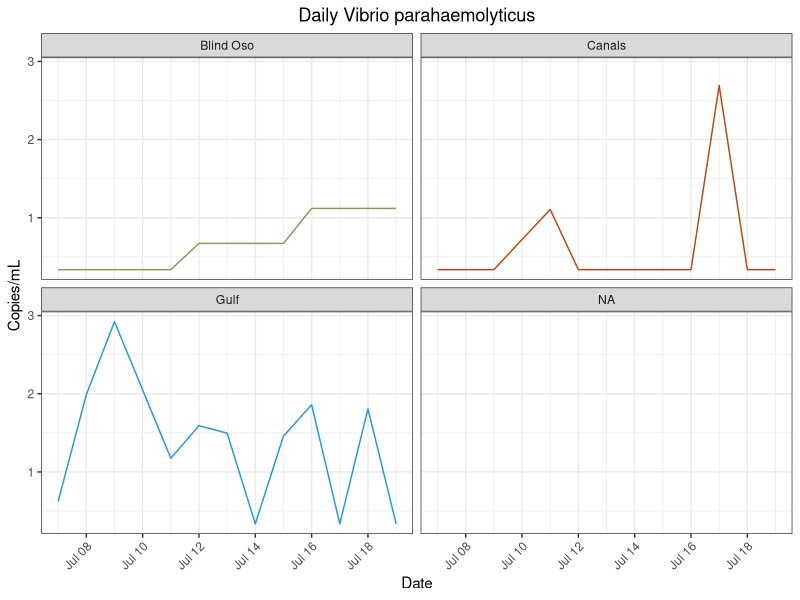
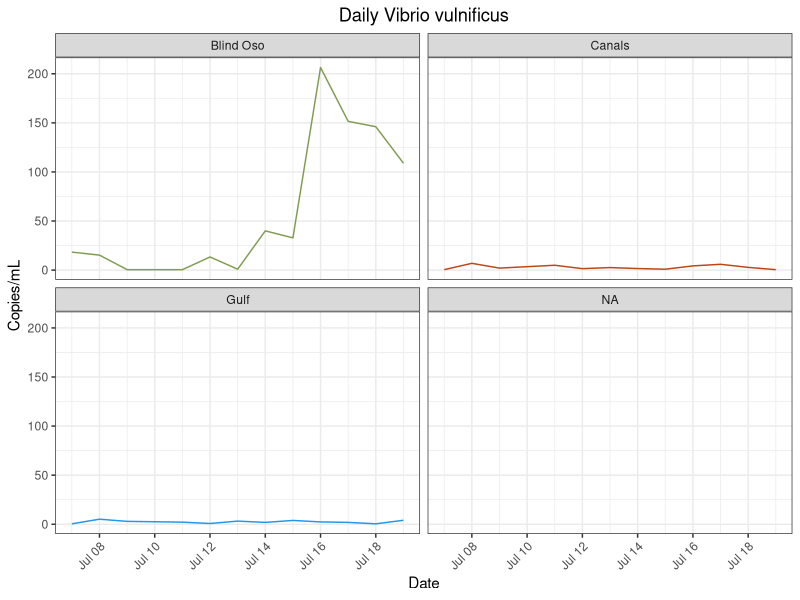
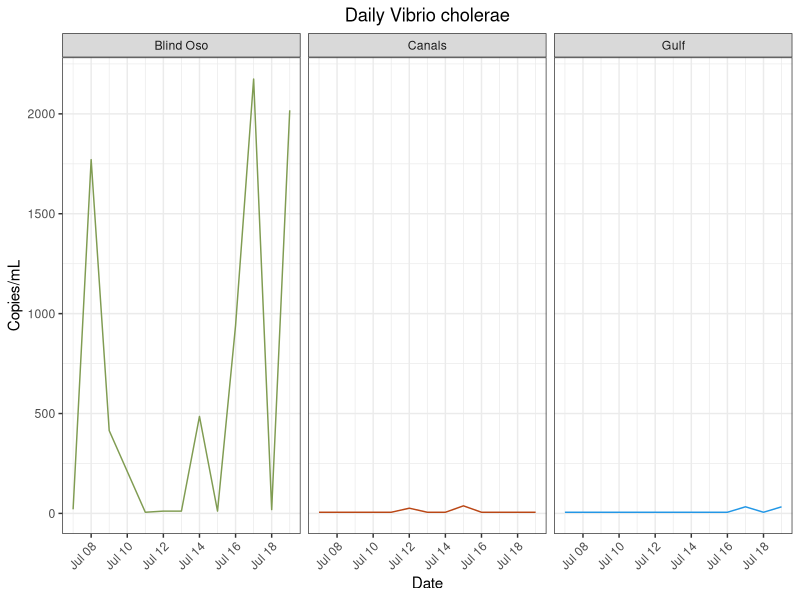
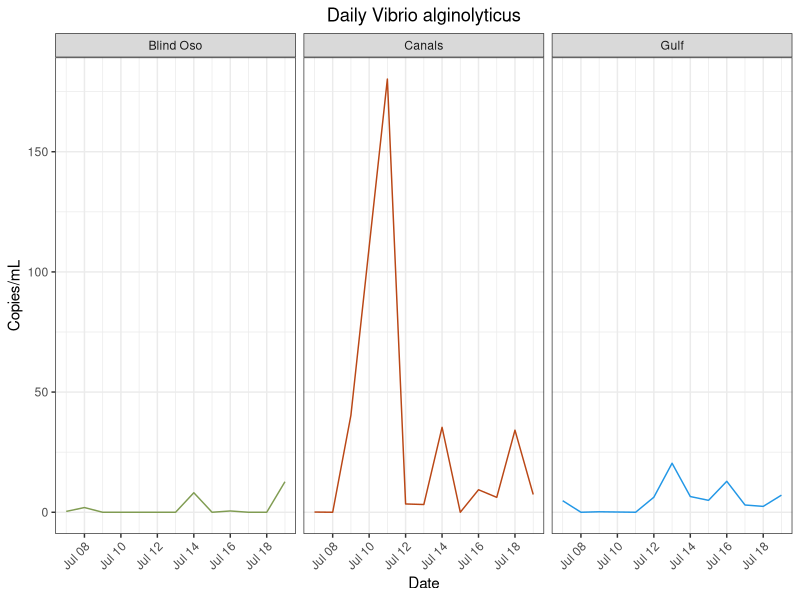
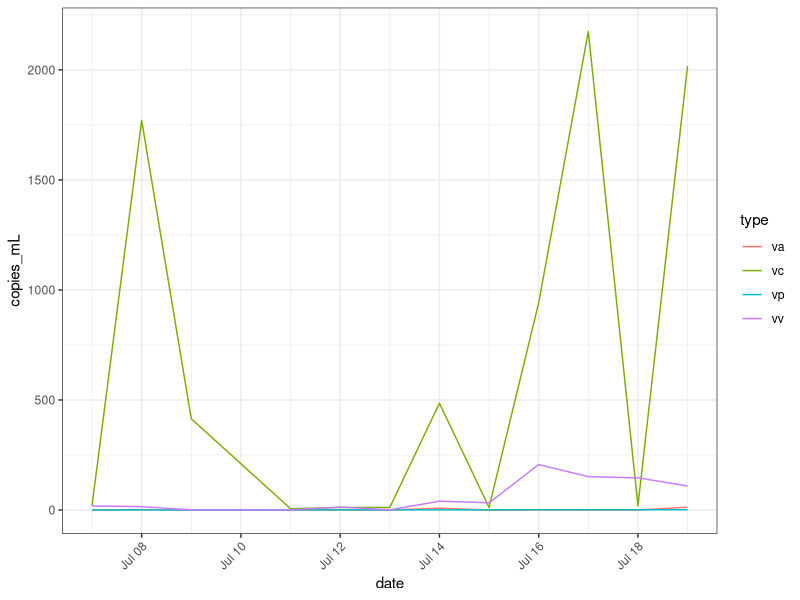
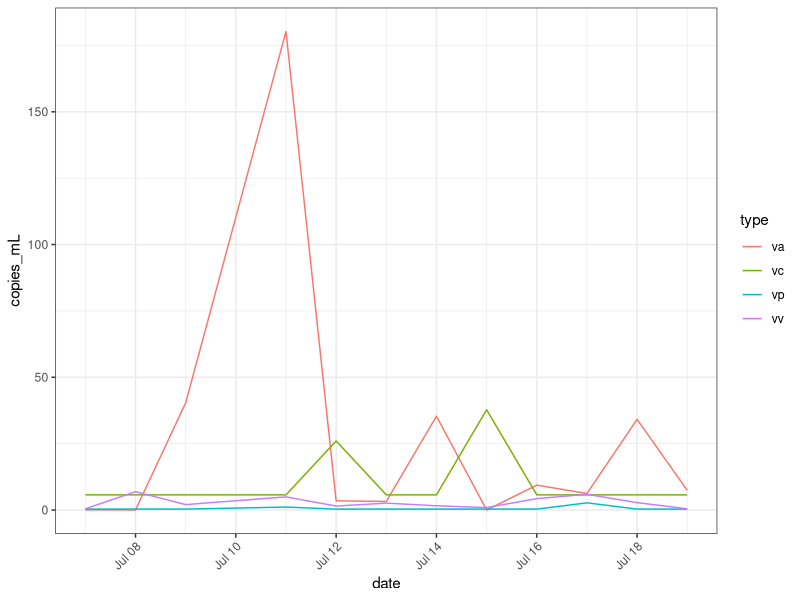
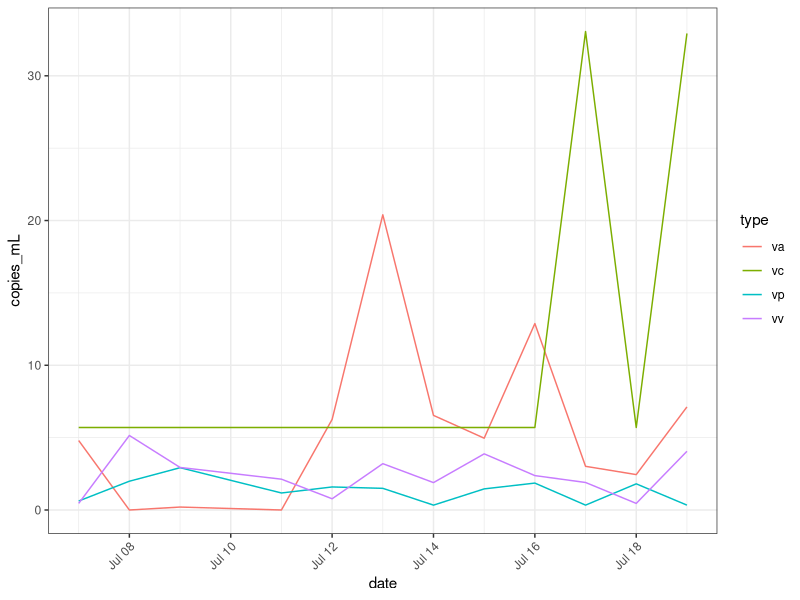
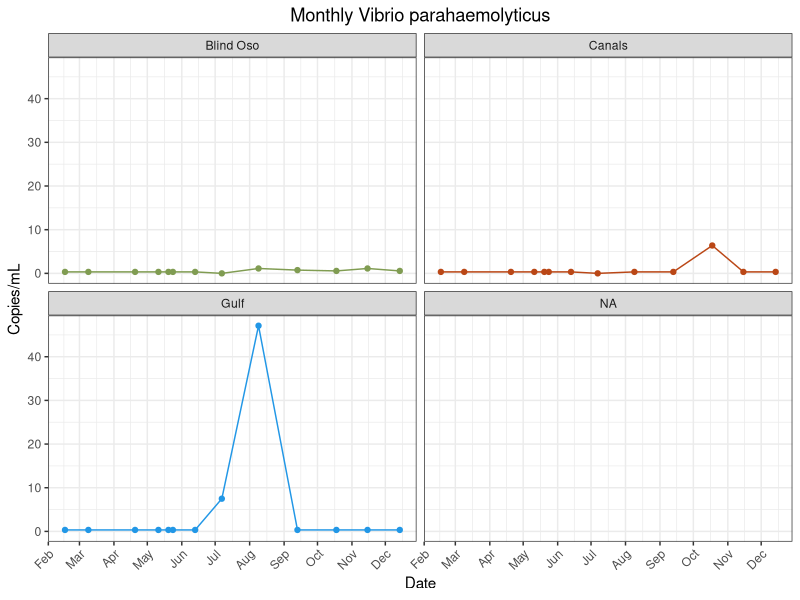

Write the R code that produced these figures, in order.
## ---- chunk 1
library(here)
library(tidyverse)
library(lubridate)
## ---- chunk 2
vp<- read_csv(here("data", "processed_data","vp_clean_copies.csv"))
vp_m<- read_csv(here("data", "processed_data","vp_mon_clean_copies.csv")) 

vv<- read_csv(here("data", "processed_data","vv_clean_copies_redo.csv")) #Trial two is best. Other trials exist too. 
vv_m<- read_csv(here("data", "processed_data","vv_clean_copies_mon.csv"))

vc<- read_csv(here("data", "processed_data", "vc_clean_copies_daily.csv"))
vc_m<- read_csv(here("data", "processed_data", "vc_clean_copies_mon.csv"))

va<- read_csv(here("data", "processed_data", "va_clean_copies_daily.csv"))
va_m<-  read_csv(here("data", "processed_data", "va_clean_copies_monthly.csv"))
## ---- chunk 3
vv<- vv %>%
  mutate(site = recode(site, "BO" = "Blind Oso")) %>%
  mutate(site = recode(site, "C2" = "Canals")) %>%
  mutate(site = recode(site, "RD" = "Gulf"))

vp<- vp %>%
  mutate(site = recode(site, "BO" = "Blind Oso")) %>%
  mutate(site = recode(site, "C2" = "Canals")) %>%
  mutate(site = recode(site, "RD" = "Gulf"))

vc<- vc %>%
  mutate(site = recode(site, "BO" = "Blind Oso")) %>%
  mutate(site = recode(site, "C2" = "Canals")) %>%
  mutate(site = recode(site, "RD" = "Gulf"))

va<- va %>%
  mutate(site = recode(site, "BO" = "Blind Oso")) %>%
  mutate(site = recode(site, "C2" = "Canals")) %>%
  mutate(site = recode(site, "RD" = "Gulf"))
## ---- chunk 4
#Vp Mon
vp_m<- vp_m %>%
  select(!...1) 
jul_bo = data.frame(date = as.Date("2022-07-07"), copies_mL=0, site = "BO")
jul_c2 = data.frame(date = as.Date("2022-07-07"), copies_mL=0, site = "C2")
jul_rd = data.frame(date = as.Date("2022-07-07"), copies_mL=7.49310194, site = "RD")
vp_m = rbind(jul_bo, jul_c2, jul_rd, vp_m) %>%
  mutate(site = recode(site, "BO" = "Blind Oso")) %>%
  mutate(site = recode(site, "C2" = "Canals")) %>%
  mutate(site = recode(site, "RD" = "Gulf"))
                     

#Vv Mon
vv_m<- vv_m %>%
  select(!...1) 
jul_bo = data.frame(date = as.Date("2022-07-07"), copies_mL=0, site = "BO")
jul_c2 = data.frame(date = as.Date("2022-07-07"), copies_mL=0, site = "C2")
jul_rd = data.frame(date = as.Date("2022-07-07"), copies_mL=7.49310194, site = "RD")
vv_m = rbind(jul_bo, jul_c2, jul_rd, vv_m)%>%
  mutate(site = recode(site, "BO" = "Blind Oso")) %>%
  mutate(site = recode(site, "C2" = "Canals")) %>%
  mutate(site = recode(site, "RD" = "Gulf"))

vc_m<- vc_m %>%
  select(!...1) 
  jul_bo = data.frame(date = as.Date("2022-07-07"), copies_mL=263.208407, site = "BO")
  jul_c2 = data.frame(date = as.Date("2022-07-07"), copies_mL=0, site = "C2")
  jul_rd = data.frame(date = as.Date("2022-07-07"), copies_mL=0, site = "RD")
  vc_m = rbind(jul_bo, jul_c2, jul_rd, vc_m)%>%
    mutate(site = recode(site, "BO" = "Blind Oso")) %>%
    mutate(site = recode(site, "C2" = "Canals")) %>%
    mutate(site = recode(site, "RD" = "Gulf"))
  
 va_m<- va_m %>%
  select(!...1) 
  jul_bo = data.frame(date = as.Date("2022-07-07"), copies_mL=0, site = "BO")
  jul_c2 = data.frame(date = as.Date("2022-07-07"), copies_mL=5.494766, site = "C2")
  jul_rd = data.frame(date = as.Date("2022-07-07"), copies_mL=0, site = "RD")
  va_m = rbind(jul_bo, jul_c2, jul_rd, va_m)%>%
    mutate(site = recode(site, "BO" = "Blind Oso")) %>%
    mutate(site = recode(site, "C2" = "Canals")) %>%
    mutate(site = recode(site, "RD" = "Gulf")) 
## ---- chunk 5
vp %>%
  ggplot() + geom_line(
    aes(x = date,
        y = copies_mL,
        color = site))+ 
  facet_wrap(~site)  +
  labs(x = "Date",
       y = "Copies/mL",
       title = "Daily Vibrio parahaemolyticus")+
  theme_bw()+
  theme(
    plot.title = element_text(hjust = 0.5),
    axis.text.x = element_text(hjust = 1, angle = 45),
    legend.position = "none")+
  scale_color_manual(values = c("Blind Oso" = "#809C52",
                                "Canals" = "#ba4716",
                                "Gulf" = "4c848c"))
## ---- chunk 6
vv %>%
  #filter(!site %in% "Blind Oso") %>%
  ggplot() + geom_line(
    aes(x = date,
        y = copies_mL,
        color = site))+ 
  facet_wrap(~site)  +
  labs(x = "Date",
       y = "Copies/mL",
       title = "Daily Vibrio vulnificus")+
  theme_bw()+
  theme(
    plot.title = element_text(hjust = 0.5),
    axis.text.x = element_text(hjust = 1, angle = 45),
    legend.position = "none")+ 
  scale_color_manual(values = c("Blind Oso" = "#809C52",
                                "Canals" = "#ba4716",
                                "Gulf" = "4c848c"))
## ---- chunk 7
vc %>%
 #filter(!site %in% "Blind Oso") %>%
  ggplot() + geom_line(
    aes(x = date,
        y = copies_mL,
        color = site))+ 
  facet_wrap(~site)  +
  labs(x = "Date",
       y = "Copies/mL",
       title = "Daily Vibrio cholerae")+
  theme_bw()+
  theme(
    plot.title = element_text(hjust = 0.5),
    axis.text.x = element_text(hjust = 1, angle = 45),
    legend.position = "none")+ 
  scale_color_manual(values = c("Blind Oso" = "#809C52",
                                "Canals" = "#ba4716",
                                "Gulf" = "4c848c"))
## ---- chunk 8
va %>%
 #filter(!site %in% "Blind Oso") %>%
  ggplot() + geom_line(
    aes(x = date,
        y = copies_mL,
        color = site))+ 
  facet_wrap(~site)  +
  labs(x = "Date",
       y = "Copies/mL",
       title = "Daily Vibrio alginolyticus")+
  theme_bw()+
  theme(
    plot.title = element_text(hjust = 0.5),
    axis.text.x = element_text(hjust = 1, angle = 45),
    legend.position = "none")+ 
  scale_color_manual(values = c("Blind Oso" = "#809C52",
                                "Canals" = "#ba4716",
                                "Gulf" = "4c848c"))
## ---- chunk 9
#Make new columns with species 
type = "vc"
vc1<- cbind(vc, type)

type = "vv"
vv1<- cbind(vv, type)

type = "vp"
vp1<- cbind(vp, type)

type = "va"
va1<- cbind(va,type)

#Combine datasets
master<- rbind(vc1,vp1,vv1, va1)
## ---- chunk 10
master %>%
  filter(site %in% "Blind Oso")%>%
  ggplot() + geom_line(
    aes(
      x = date,
      y = copies_mL,
      color = type))+ 
  theme_bw()+
  theme(
    axis.text.x = element_text(hjust = 1, angle = 45))
## ---- chunk 11
master %>%
  filter(site %in% "Canals")%>%
  ggplot() + geom_line(
    aes(
      x = date,
      y = copies_mL,
      color = type))+ 
  theme_bw()+
  theme(
    axis.text.x = element_text(hjust = 1, angle = 45))
## ---- chunk 12
master %>%
  filter(site %in% "Gulf")%>%
  ggplot() + geom_line(
    aes(
      x = date,
      y = copies_mL,
      color = type))+ 
  theme_bw()+
  theme(
    axis.text.x = element_text(hjust = 1, angle = 45))
## ---- chunk 13
vp_m %>%
ggplot() + geom_line(
    aes(x = date,
        y = copies_mL,
        color = site))+ 
  geom_point(
     aes(x = date,
        y = copies_mL,
        color = site))+
  facet_wrap(~site)  +
  labs(x = "Date",
       y = "Copies/mL",
       title = "Monthly Vibrio parahaemolyticus")+
  theme_bw()+
  theme(
    plot.title = element_text(hjust = 0.5),
    axis.text.x = element_text(hjust = 1, angle = 45),
    legend.position = "none")+
  scale_color_manual(values = c("Blind Oso" = "#809C52",
                                "Canals" = "#ba4716",
                                "Gulf" = "4c848c"))+
  scale_x_date(date_breaks = "1 month", date_labels = "%b")
## ---- chunk 14
vv_m %>%
  filter(!site %in% c("E3", "NT")) %>%
 ggplot() + geom_line(
    aes(x = date,
        y = copies_mL,
        color = site))+ 
  geom_point(
     aes(x = date,
        y = copies_mL,
        color = site))+
  facet_wrap(~site)  +
  labs(x = "Date",
       y = "Copies/mL",
       title = "Monthly Vibrio vulnificus")+
  theme_bw()+
  theme(
    plot.title = element_text(hjust = 0.5),
    axis.text.x = element_text(hjust = 1, angle = 45),
    legend.position = "none")+
  scale_color_manual(values = c("Blind Oso" = "#809C52",
                                "Canals" = "#ba4716",
                                "Gulf" = "4c848c"))+
  scale_x_date(date_breaks = "1 month", date_labels = "%b")
## ---- chunk 15
vc_m %>%
  #filter(!site %in% "Blind Oso") %>%
 ggplot() + geom_line(
    aes(x = date,
        y = copies_mL,
        color = site))+ 
  geom_point(
     aes(x = date,
        y = copies_mL,
        color = site))+
  facet_wrap(~site)  +
  labs(x = "Date",
       y = "Copies/mL",
       title = "Monthly Vibrio cholerae")+
  theme_bw()+
  theme(
    plot.title = element_text(hjust = 0.5),
    axis.text.x = element_text(hjust = 1, angle = 45),
    legend.position = "none")+
  scale_color_manual(values = c("Blind Oso" = "#809C52",
                                "Canals" = "#ba4716",
                                "Gulf" = "4c848c"))+
  scale_x_date(date_breaks = "1 month", date_labels = "%b")
## ---- chunk 16
va_m %>%
  #filter(!site %in% "Blind Oso") %>%
 ggplot() + geom_line(
    aes(x = date,
        y = copies_mL,
        color = site))+ 
  geom_point(
     aes(x = date,
        y = copies_mL,
        color = site))+
  facet_wrap(~site)  +
  labs(x = "Date",
       y = "Copies/mL",
       title = "Monthly Vibrio alginolyticus")+
  theme_bw()+
  theme(
    plot.title = element_text(hjust = 0.5),
    axis.text.x = element_text(hjust = 1, angle = 45),
    legend.position = "none")+
  scale_color_manual(values = c("Blind Oso" = "#809C52",
                                "Canals" = "#ba4716",
                                "Gulf" = "4c848c"))+
  scale_x_date(date_breaks = "1 month", date_labels = "%b")
